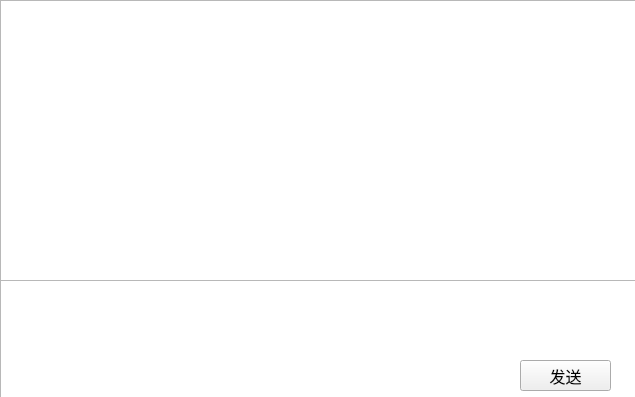
<?xml version="1.0" encoding="UTF-8"?>
<ui version="4.0">
 <class>LiteChat_Diolog</class>
 <widget class="QWidget" name="LiteChat_Diolog">
  <property name="geometry">
   <rect>
    <x>0</x>
    <y>0</y>
    <width>635</width>
    <height>397</height>
   </rect>
  </property>
  <property name="minimumSize">
   <size>
    <width>635</width>
    <height>397</height>
   </size>
  </property>
  <property name="maximumSize">
   <size>
    <width>635</width>
    <height>397</height>
   </size>
  </property>
  <property name="windowTitle">
   <string>Diolog</string>
  </property>
  <widget class="QListWidget" name="listWidget">
   <property name="geometry">
    <rect>
     <x>0</x>
     <y>0</y>
     <width>641</width>
     <height>281</height>
    </rect>
   </property>
   <property name="minimumSize">
    <size>
     <width>641</width>
     <height>281</height>
    </size>
   </property>
  </widget>
  <widget class="QTextEdit" name="textEdit">
   <property name="geometry">
    <rect>
     <x>0</x>
     <y>280</y>
     <width>641</width>
     <height>121</height>
    </rect>
   </property>
   <property name="minimumSize">
    <size>
     <width>641</width>
     <height>121</height>
    </size>
   </property>
  </widget>
  <widget class="QPushButton" name="pushButton">
   <property name="geometry">
    <rect>
     <x>520</x>
     <y>360</y>
     <width>91</width>
     <height>31</height>
    </rect>
   </property>
   <property name="font">
    <font>
     <pointsize>12</pointsize>
    </font>
   </property>
   <property name="text">
    <string>发送</string>
   </property>
  </widget>
 </widget>
 <resources/>
 <connections/>
</ui>
